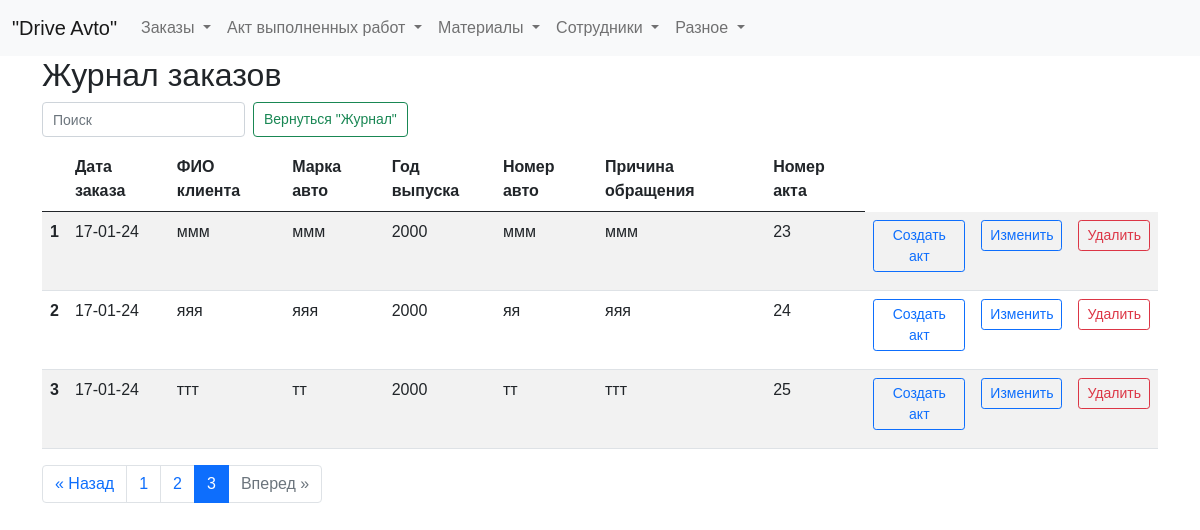
/zhurnal?page=3, run on an earlier commit of the app's database.
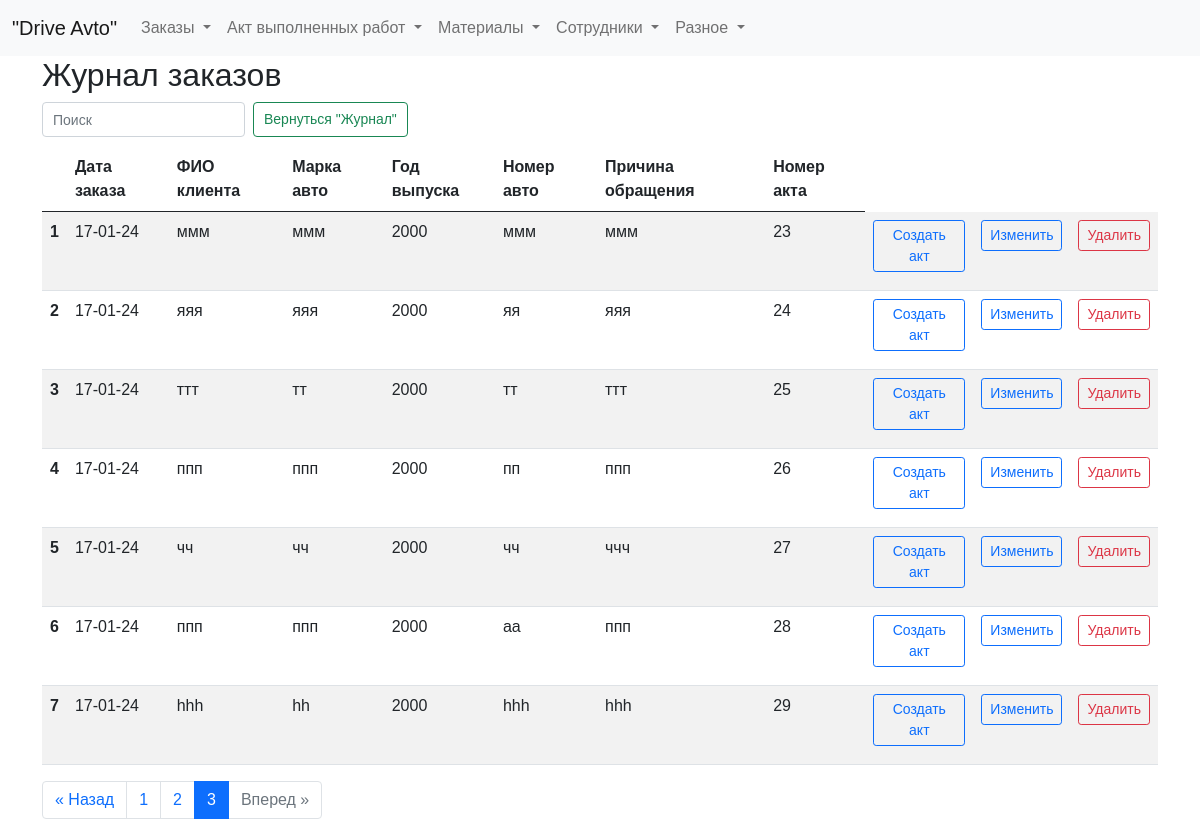
And on a later commit of the database.
### tables this page shows
CREATE TABLE log (
id integer PRIMARY KEY AUTOINCREMENT,
date_order text NOT NULL,
name_customer text NOT NULL,
brand_car text NOT NULL,
year_car text NOT NULL,
number_car text NOT NULL,
text_order text NOT NULL,
id_act integer
);

### fcompany.py (the view)
@app.route("/zhurnal")
def showZhurnal():
    page = request.args.get('page', 1, type=int)
    per_page = 10  # Количество элементов на странице
    log_query = dbase.getLog()  # Получаем все элементы журнала
    total_items = len(log_query)  # Получаем общее количество элементов
    total_pages = ceil(total_items / per_page)  # Вычисляем общее количество страниц
    start_index = (page - 1) * per_page
    end_index = start_index + per_page
    log = log_query[start_index:end_index]  # Получаем элементы текущей страницы
    pagination = {
        'page': page,
        'per_page': per_page,
        'total_pages': total_pages,
        'total_items': total_items
    }
    return render_template("zhurnal.html", title="Журнал", log=log, pagination=pagination)

### FDataBase.py (called while the page is built)
    def getLog(self):
        sql = '''SELECT * FROM log'''
        try:
            self.__cur.execute(sql)
            res = self.__cur.fetchall()
            log_list = [dict(row) for row in res]
            if log_list: return log_list
        except:
            print("Ошибка чтения из БД")
        return []

### fcompany.py (called while the page is built)
def connect_db():  # общая функция для установления соединения с БД
    conn = sqlite3.connect(app.config['DATABASE'])
    conn.row_factory = sqlite3.Row  # записи будут представлены не в виде кортежей, а в виде словаря (для исп в шаблонах)
    return conn

def get_db():
    if not hasattr(g, 'link_db'):
        g.link_db = connect_db()
    return g.link_db

@app.before_request
def before_request():
    global dbase
    db = get_db()
    dbase = FDataBase(db)

### templates/zhurnal.html (shortened to what this page needs)
{% extends 'base.html' %}
{% block content %}
<h2>Журнал заказов</h2>
<form class="d-flex" role="search">
  <input class="form-control me-2 narrow-search" type="search" id="searchInput" placeholder="Поиск" aria-label="Search">
  <button class="btn btn-outline-success narrow-button" type="submit">Вернуться "Журнал"</button>
</form>
<div class="table-responsive">
<table id="myTable" class="table table-striped max-width: 100%">
  <thead>
    <tr>
      <th scope="col"></th>
      <th scope="col">Дата заказа</th>
      <th scope="col">ФИО клиента</th>
      <th scope="col">Марка авто</th>
      <th scope="col">Год выпуска</th>
      <th scope="col">Номер авто</th>
      <th scope="col">Причина обращения</th>
      <th scope="col">Номер акта</th>
    </tr>
  </thead>
  <tbody>
    {% for row in log %}
    <tr>
      <th scope="row">{{ loop.index }}</th>
      <td>{{ row.date_order }}</td>
      <td>{{ row.name_customer }}</td>
      <td>{{ row.brand_car }}</td>
      <td>{{ row.year_car }}</td>
      <td>{{ row.number_car }}</td>
      <td>{{ row.text_order }}</td>
      <td>{{ row.id_act }}</td>
      <td>
          <a href="/edit_entry_act/{{ row.id }}" class="btn btn-outline-primary btn-sm">Создать акт</a>
      </td>
      <td>
          <a href="/edit_entry/{{ row.id }}" class="btn btn-outline-primary btn-sm">Изменить</a>
      </td>
      <td>
        <form action="/delete_entry/{{ row.id }}" method="post">
            <button type="submit" class="btn btn-outline-danger btn-sm">Удалить</button>
        </form>
      </td>
    </tr>
    {% endfor %}
  </tbody>
</table>
</div>
{% if pagination.total_items > pagination.per_page %}
<nav aria-label="Page navigation">
  <ul class="pagination justify-content-center">
    {% if pagination.page > 1 %}
      <li class="page-item"><a class="page-link" href="{{ url_for('showZhurnal', page=pagination.page-1) }}">&laquo; Назад</a></li>
    {% else %}
      <li class="page-item disabled"><span class="page-link">&laquo; Назад</span></li>
    {% endif %}
    {% for page_num in range(1, pagination.total_pages+1) %}
      {% if page_num == pagination.page %}
        <li class="page-item active"><span class="page-link">{{ page_num }}</span></li>
      {% else %}
        <li class="page-item"><a class="page-link" href="{{ url_for('showZhurnal', page=page_num) }}">{{ page_num }}</a></li>
      {% endif %}
    {% endfor %}
    {% if pagination.page < pagination.total_pages %}
      <li class="page-item"><a class="page-link" href="{{ url_for('showZhurnal', page=pagination.page+1) }}">Вперед &raquo;</a></li>
    {% else %}
      <li class="page-item disabled"><span class="page-link">Вперед &raquo;</span></li>
    {% endif %}
  </ul>
</nav>
{% endif %}
{% endblock %}

What changed in the data, as far as the page shows it:
added log: date_order "17-01-24", name_customer "ппп", brand_car "ппп", year_car "2000", number_car "пп", text_order "ппп", id_act "26"
added log: date_order "17-01-24", name_customer "чч", brand_car "чч", year_car "2000", number_car "чч", text_order "ччч", id_act "27"
added log: date_order "17-01-24", name_customer "ппп", brand_car "ппп", year_car "2000", number_car "аа", text_order "ппп", id_act "28"
added log: date_order "17-01-24", name_customer "hhh", brand_car "hh", year_car "2000", number_car "hhh", text_order "hhh", id_act "29"
